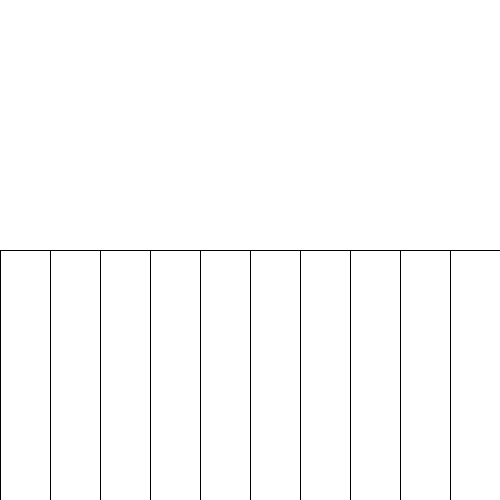
Frame 1 (no input)
Frame 60 (the mouse pressed at the canvas centre just before this capture): identical to frame 1, image omitted
Frame 120 (the mouse held since frame 60 and released just before this capture): identical to frame 1, image omitted

The Processing sketch that drew this single still picture (run headless with seeded random() and noise(); from frame 60 on, the mouse is pressed at the canvas centre):

// Processing sketch: array_1D_interactivo
// ── array_1D_interactivo.pde
int cols = 10;
int[] altura = new int[cols];

void setup(){
  size(500,500);
  
  for (int i = 0; i < cols; i++){
    altura[i] = height/2;
  } 
}

void draw(){
  background(255);
  
  int tamX = width / cols; 
  
  for (int i = 0; i < cols; i++){
    
    int posX = tamX * i;
    int posXNext = tamX * (i+1);
    
    rect(posX, height - altura[i], tamX, altura[i]);
    
    if (mouseX > posX && mouseX < posXNext){
      altura[i] = constrain(height - mouseY, 0, height);
    }
  }
}
